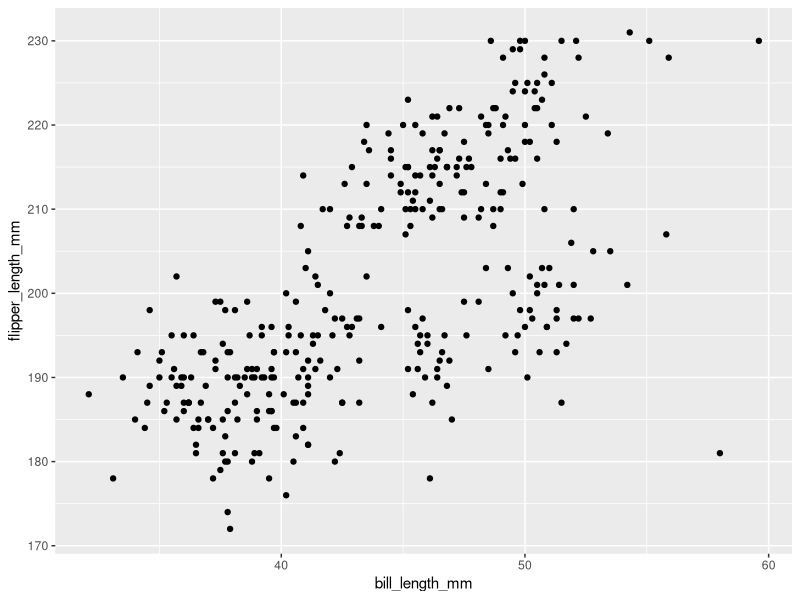
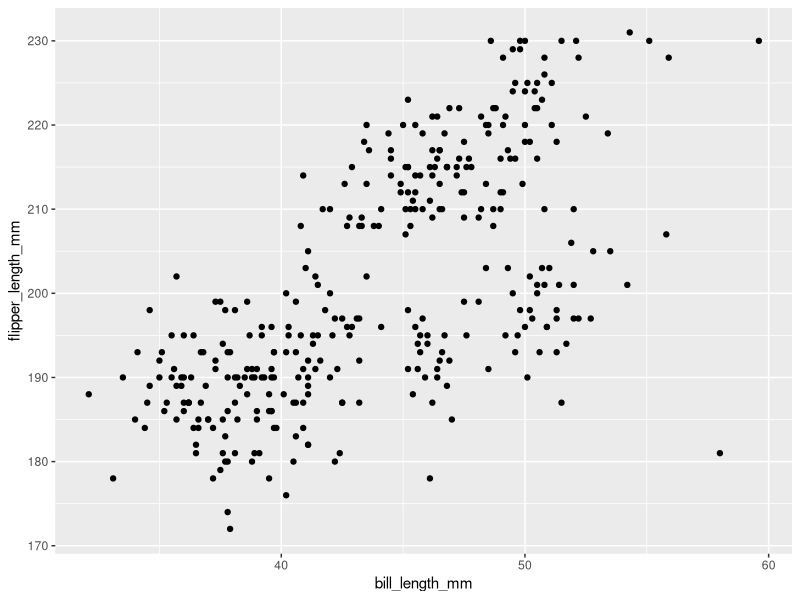

The R source for these figures, in order:
## ---- chunk 1
library(tidyverse)

## ---- chunk 2
data("penguins", package = "palmerpenguins")
nrow(penguins)
ncol(penguins)
mean(drop_na(penguins,flipper_length_mm)$flipper_length_mm)
## ---- chunk 3
ggplot(penguins,aes(x=bill_length_mm,y=flipper_length_mm))+geom_point()
ggsave(file="hw1_scatter.png")
## ---- chunk 4
df=tibble(
  random_=rnorm(10),
  vec_logical=c(random_>0),
  vec_char= c('a','b','c','d','e','f','g','h','i','j'),
  vec_factor= factor(c(1,2,3,2,1,1,2,3,3,3),levels=c(1,2,3))
)
df
mean (pull(df, vec_factor))
## ---- chunk 5
mean (pull(df, random_))
mean (pull(df, vec_logical))
mean (pull(df, vec_char))
## ---- chunk 6
as.numeric(pull(df,vec_char))
as.numeric(pull(df,vec_factor))
